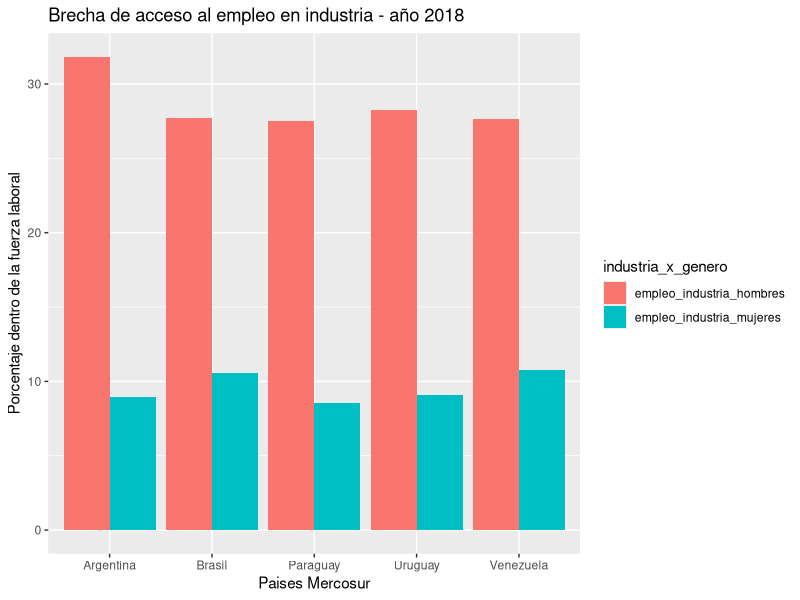

R code for this plot:
## ---- chunk 1
knitr::opts_chunk$set(echo = TRUE)
library(tidyr)
library(readr)
library(dplyr)
library(ggplot2)
## ---- chunk 2
empleo_genero <- read_csv("datos/empleo_genero.csv")
## ---- chunk 3
empleo_genero_largo <- pivot_longer(empleo_genero, 
                                    cols=4:52, 
                                    names_to = "Anio", 
                                    values_to = "Valor")
## ---- chunk 4
empleo_genero_largo
## ---- chunk 5
empleo_genero_ordenado <- pivot_wider(empleo_genero_largo, 
                                      names_from = variable,
                                      values_from = Valor)|> 
                          mutate(Anio=as.numeric(Anio))
## ---- chunk 6
empleo_genero_ordenado
## ---- chunk 7
glimpse(empleo_genero_ordenado)
## ---- chunk 8
empleo_genero_ordenado|> filter(pais_region !="Latin America & Caribbean" & pais_region != "Mundo" & pais_region != "EspaÃ±a")|> 
                      group_by(Anio)
                        
## ---- chunk 9
empleo_genero_ordenado|> filter(pais_region !="Latin America & Caribbean" & pais_region != "Mundo" & pais_region != "EspaÃ±a")|> 
                      group_by(pais_region)
## ---- chunk 10
empleo_genero_ordenado|> filter(pais_region !="Latin America & Caribbean" & pais_region != "Mundo" & pais_region != "EspaÃ±a" & Anio == 2018)|> 
                    summarise(empleadoras_promedio = mean(empleadoras_mujeres),
                              empleadoras_sd = sd(empleadoras_mujeres),
                              empleadoras_min = min(empleadoras_mujeres),
                              empleadoras_max = max(empleadoras_mujeres))
## ---- chunk 11
empleo_genero_ordenado|> filter(pais_region !="Latin America & Caribbean" & pais_region != "Mundo" & pais_region != "EspaÃ±a" & Anio == 2018)|> 
                    summarise(empleadores_promedio = mean(empleadores_hombres),
                              empleadores_sd = sd(empleadores_hombres),
                              empleadores_min = min(empleadores_hombres),
                              empleadores_max = max(empleadores_hombres))
## ---- chunk 12
empleo_genero_ordenado|> filter(pais_region !="Latin America & Caribbean" & pais_region != "Mundo" & pais_region != "España" & Anio == 2018)|> 
                summarise(autoempleo_mujeres_prom = mean(autoempleo_mujeres),
                          autoempleo_mujeres_sd = sd(autoempleo_mujeres),
                          autoempleo_mujeres_min = min(autoempleo_mujeres),
                          autoempleo_mujeres_max = max(autoempleo_mujeres))
## ---- chunk 13
empleo_genero_ordenado|> filter(pais_region !="Latin America & Caribbean" & pais_region != "Mundo" & pais_region != "EspaÃ±a" & Anio == 2018)|> 
                summarise(autoempleo_hombres_prom = mean(autoempleo_hombres),
                          autoempleo_hombres_sd = sd(autoempleo_hombres),
                          autoempleo_hombres_min = min(autoempleo_hombres),
                          autoempleo_hombres_max = max(autoempleo_hombres))
## ---- chunk 14
empleo_mercosur <- select(empleo_genero_ordenado, pais_region, Anio, empleo_industria_mujeres, empleo_industria_hombres) |>
  filter(pais_region == "Argentina" | pais_region == "Uruguay" | pais_region == "Paraguay" | pais_region == "Brasil" | pais_region == "Venezuela") |> 
  filter (Anio >= 1998)
## ---- chunk 15
industria_2018 <- select(empleo_mercosur, pais_region, Anio, empleo_industria_mujeres, empleo_industria_hombres)|>
  filter(Anio == 2018) |> 
  pivot_longer(cols =c("empleo_industria_hombres","empleo_industria_mujeres"),
               names_to = "industria_x_genero",  
               values_to = "valor")
 
## ---- chunk 16
ggplot(industria_2018, aes(x=pais_region,y=valor, fill=industria_x_genero))+
  geom_col(position = "dodge") +
  ggtitle ("Brecha de acceso al empleo en industria - año 2018") + 
  labs(x = "Paises Mercosur",y = "Porcentaje dentro de la fuerza laboral") 
## ---- chunk 17
variacion_2018_1998 <- select(empleo_genero, variable, pais_region, "1998", "2018")|>
  filter(variable == "empleo_industria_hombres" | variable == "empleo_industria_mujeres")|>
  mutate(tasa_variacion=`2018`-`1998`)
